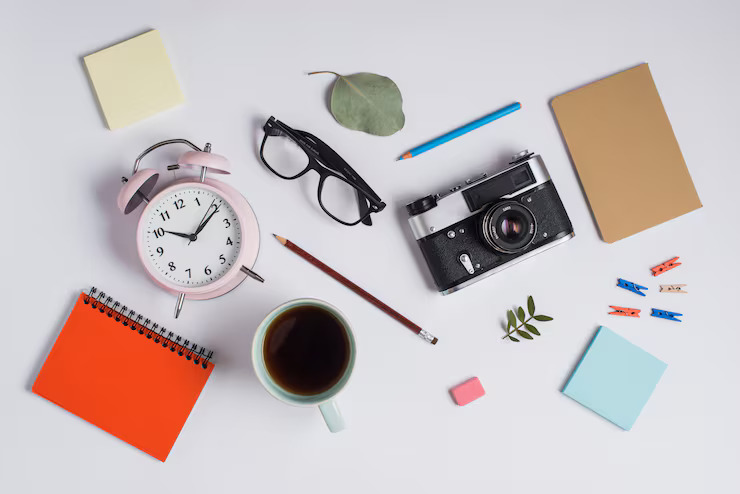
#> input picture codeweek5/image.jpg, 740 x 494 px
$ python week.py
#> lines starting #> are read from the running program, lines starting #| are printed output that depends on the picture; after the words box and inside, x2 and y2 are one past the last pixel; in counts of white or black regions, pixels touching at a corner belong together
import cv2
import numpy as np
import os

image = cv2.imread('image.jpg')  # Load an image from file
#> image is the input picture: shape (494, 740, 3); mean B, G, R 190.5, 190.2, 200.2
gray_image = cv2.cvtColor(image, cv2.COLOR_BGR2GRAY)  # Convert the image to grayscale
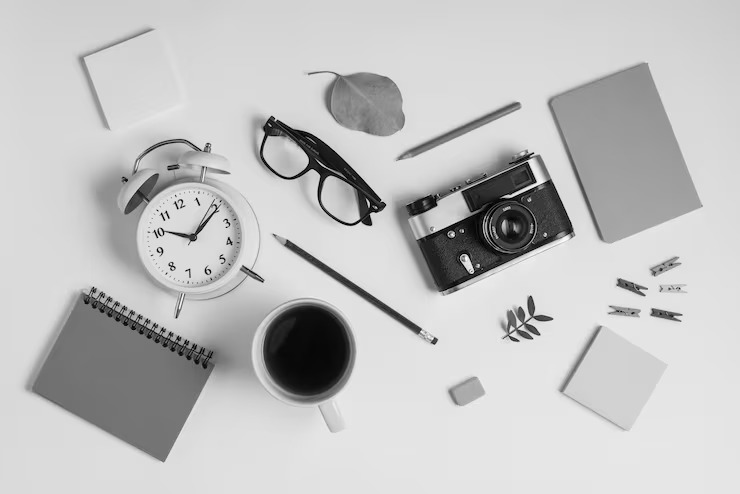
#> gray_image: shape (494, 740); min 0, max 254, mean 193.2
blurred_image = cv2.GaussianBlur(gray_image, (5, 5), 0)  # Apply Gaussian blur to the grayscale image
adaptive_threshold = cv2.adaptiveThreshold(blurred_image, 255, cv2.ADAPTIVE_THRESH_GAUSSIAN_C, cv2.THRESH_BINARY, 11, 2)  # Apply adaptive thresholding
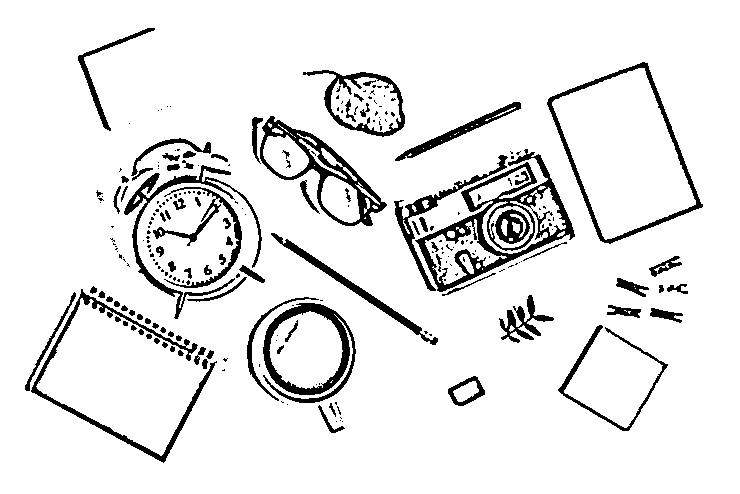
#> adaptive_threshold: shape (494, 740); 91% white; 240 black regions (149 under 20 px)
contours, hierarchy = cv2.findContours(adaptive_threshold, cv2.RETR_CCOMP, cv2.CHAIN_APPROX_SIMPLE)  # Find contours in the thresholded image
#> contours = 368 contours, 240 with area under 20; largest, box (x1, y1, x2, y2) and area: (0, 0, 740, 494) 364327, (546, 61, 704, 245) 17183, (552, 68, 696, 240) 14540, (414, 148, 576, 293) 10853, (262, 302, 357, 404) 7147

print ("Number of contours found:", len(contours))  # Print the number of contours found
#| Number of contours found: 368
for i,c in enumerate(contours):  # Loop through each contour
    area = cv2.contourArea(c)  # Calculate the area of the contour
    perim = cv2.arcLength(c,True)  # Calculate the perimeter of the first contour
    if area > 100000:
            continue  # If the area is greater than 100000, skip to the next contour
    if area < 500:
            continue  # If the area is less than 500, skip to the next contour
    if area > 100:  # If the area is greater than 100
        print(f"Contour {i} is significant with area {area}")  # Print that the contour is significant
    M = cv2.moments(c)  # Calculate the moments of the contour
    if M["m00"] != 0:  # Check if the zeroth moment is
        cX = int(M["m10"] / M["m00"])  # Calculate the x-coordinate of the centroid
        cY = int(M["m01"] / M["m00"])  # Calculate the y-coordinate of the centroid
        print(f"Centroid of contour {i}: ({cX}, {cY})")  # Print the coordinates of the centroid
    else:
        print(f"Contour {i} has zero area, cannot compute centroid.")  # Print a message if the contour has zero area

    x, y, w, h = cv2.boundingRect(c)  # Get the bounding rectangle of the contour
    cv2.rectangle(image, (x, y), (x + w, y + h), (0, 255, 0), 2)  # Draw the bounding rectangle on the original image

    roi = image[y:y+h, x:x+w]  # Extract the region of interest (ROI) from the original image
    cv2.imwrite(f'roi_{i}.jpg', roi)  # Save the ROI as a separate image file
#> this loop made 368 passes
#> (area, perim, cX, cY, x, y, w, h) on passes 5, 32, 59: (4204.5, 276.5, 305, 349, 269, 311, 74, 78), (1644, 427.1, 456, 253, 425, 219, 82, 66), (1370.5, 157, 510, 226, 489, 206, 44, 42)
#> (area, perim, cX, cY) on passes 62, 70, 87, 90, 107, 125: (945, 119.1, 511, 226), (1142, 612.4, 533, 217), (1244.5, 140.5, 340, 199), (864, 164.9, 499, 186), (1288.5, 142.3, 284, 155), (2695, 338.9, 366, 103)
#> (printed output is left out)
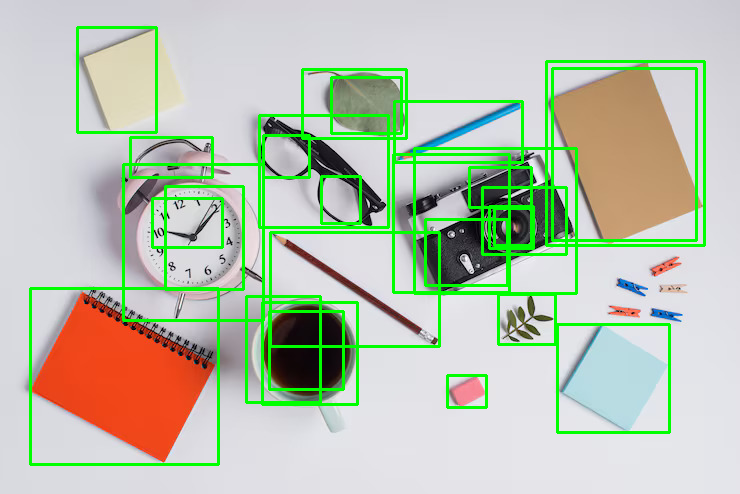
#> image: shape (494, 740, 3); 8.02% of pixels changed, all inside (x1, y1, x2, y2) = (29, 26, 706, 466)

cv2.imshow('Contours', image)  # Display the original image with contours
cv2.imshow('Adaptive Threshold', adaptive_threshold)  # Display the adaptive thresholded image
cv2.waitKey(0)  # Wait for a key press
cv2.destroyAllWindows()  # Close all OpenCV windows
